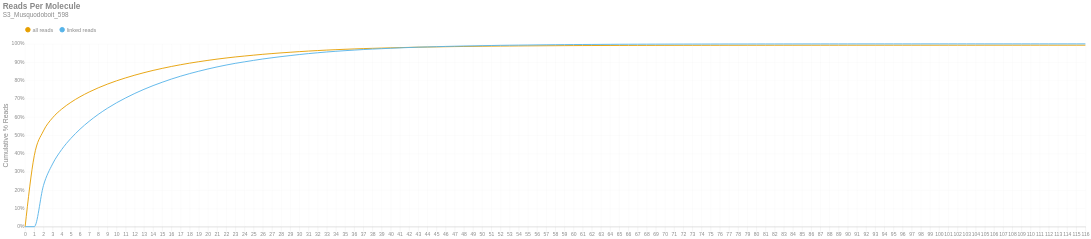

The notebook cell this image was saved under:
### Markdown cell above
### Reads per Molecule
This chart shows the cumulative distribution of the number of reads per linked molecule. That is, how many alignments are associated with a unique molecule. This excludes the number of reads associated with invalid or absent linked-read barcodes. The `linked` histogram is the percentages recalculated when disregarding singletons.

### Code cell
if SKIPLR:
    print_html(f"Skipped")
else:
    counts = np.bincount(valids['reads'].cast(pl.Int64).to_numpy())
    weighted = counts * np.arange(len(counts))
    all_perc = weighted / n_reads
    linked_perc = weighted / n_linked_reads
    linked_perc[1] = 0
    binned_df = pl.DataFrame({
        'readsper': list(range(len(counts))),
        'all reads (cumsum)': np.cumsum(all_perc).tolist(),
        'linked reads (cumsum)': np.cumsum(linked_perc).tolist(),
    })

    with SafeRender(binned_df):
        (
            density_plot(binned_df, 'Reads Per Molecule', samplename, 'readspmol')
            .encode(
                x=alt.X('readsper:O', title=None).axis(labelAngle=0).scale(padding=0),
                y=alt.Y('value:Q', title='Cumulative % Reads').axis(format='%').stack(False),
                color=alt.Color("key:N").scale(domain=["all reads", "linked reads"]),
                tooltip=[
                    alt.Tooltip("key:N", title="Data Type"),
                    alt.Tooltip("readsper:O", title="Reads Per Molecule"),
                    alt.Tooltip("value:Q", format=".2%", title="% Reads (Cum.)")
                ]            
            )
        ).display()

### Figure 1 — Vega-Lite specification as saved in the notebook (floating-point values rounded to 4 significant figures)
{"width": "container", "height": 400, "config": {"title": {"anchor": "start", "dy": -15, "fontSize": 18, "color": "#888888", "subtitleColor": "#888888", "subtitleFontSize": 14}, "arc": {"fill": "#0072B2"}, "axis": {"domainColor": "#888888", "domainWidth": 0.5, "gridWidth": 0.2, "grid": false, "titleFontWeight": 400, "titleFontSize": 15, "labelFontSize": 11, "labelColor": "#888888", "tickColor": "#888888", "tickWidth": 0.2, "titleColor": "#888888"}, "axisBand": {"grid": false}, "axisX": {"grid": true, "tickSize": 10, "domainCap": "round"}, "axisY": {"domain": false, "grid": true, "tickSize": 0, "domainCap": "round"}, "background": "transparent", "header": {"labelFontSize": 15, "labelColor": "#888888", "titleFontSize": 15, "titleFontWeight": 600, "titleColor": "#888888"}, "legend": {"labelFont": "sans-serif", "labelFontSize": 12, "labelColor": "#888888", "symbolSize": 100, "symbolType": "circle", "titleFontSize": 12, "titlePadding": 10, "titleColor": "#888888", "title": null, "orient": "top"}, "range": {"category": ["#E69F00", "#56B4E9", "#009E73", "#F0E442", "#0072B2", "#D55E00", "#CC79A7", "#000000"], "diverging": ["#cfe8f3", "#a2d4ec", "#73bfe2", "#46abdb", "#1696d2", "#12719e"]}, "area": {"fill": "#0072B2", "fillOpacity": 0.7, "line": true, "strokeOpacity": 0.7}, "line": {"color": "#0072B2", "stroke": "#0072B2", "strokeWidth": 2}, "trail": {"color": "#0072B2", "stroke": "#0072B2", "strokeWidth": 0, "size": 1}, "point": {"filled": true, "fillOpacity": 1.0, "size": 95}, "text": {"color": "#888888", "fontSize": 11, "align": "right", "fontWeight": 400, "size": 11}, "bar": {"fill": "#0072B2", "stroke": null}, "view": {"stroke": null, "continuousWidth": 660, "continuousHeight": 400}}, "data": {"name": "data-b9c7641d6c9328121eecf8566ade894a"}, "mark": {"type": "line", "interpolate": "monotone", "point": {"opacity": 0, "size": 275}}, "encoding": {"color": {"field": "key", "scale": {"domain": ["all reads", "linked reads"]}, "type": "nominal"}, "tooltip": [{"field": "key", "title": "Data Type", "type": "nominal"}, {"field": "readsper", "title": "Reads Per Molecule", "type": "ordinal"}, {"field": "value", "format": ".2%", "title": "% Reads (Cum.)", "type": "quantitative"}], "x": {"axis": {"labelAngle": 0}, "field": "readsper", "scale": {"padding": 0}, "title": null, "type": "ordinal"}, "y": {"axis": {"format": "%"}, "field": "value", "stack": false, "title": "Cumulative % Reads", "type": "quantitative"}}, "params": [{"name": "param_c36ac31b6afebe62", "select": {"type": "point", "fields": ["key"]}, "bind": "legend"}], "title": {"text": "Reads Per Molecule", "subtitle": "S3_Musquodoboit_598"}, "transform": [{"fold": ["all reads (cumsum)", "linked reads (cumsum)"]}, {"calculate": "replace(datum.key, ' (cumsum)', '')", "as": "key"}, {"filter": {"param": "param_c36ac31b6afebe62"}}], "usermeta": {"embedOptions": {"downloadFileName": "S3_Musquodoboit_598.readspmol"}}, "$schema": "https://vega.github.io/schema/vega-lite/v6.1.0.json", "datasets": {"data-b9c7641d6c9328121eecf8566ade894a": [{"readsper": 0, "all reads (cumsum)": 0.0, "linked reads (cumsum)": 0.0}, {"readsper": 1, "all reads (cumsum)": 0.388, "linked reads (cumsum)": 0.0}, {"readsper": 2, "all reads (cumsum)": 0.5237, "linked reads (cumsum)": 0.2243}, {"readsper": 3, "all reads (cumsum)": 0.5954, "linked reads (cumsum)": 0.3429}, {"readsper": 4, "all reads (cumsum)": 0.6433, "linked reads (cumsum)": 0.422}, {"readsper": 5, "all reads (cumsum)": 0.68, "linked reads (cumsum)": 0.4827}, {"readsper": 6, "all reads (cumsum)": 0.7104, "linked reads (cumsum)": 0.5331}, {"readsper": 7, "all reads (cumsum)": 0.7365, "linked reads (cumsum)": 0.5763}, {"readsper": 8, "all reads (cumsum)": 0.7595, "linked reads (cumsum)": 0.6142}, {"readsper": 9, "all reads (cumsum)": 0.7798, "linked reads (cumsum)": 0.6477}, {"readsper": 10, "all reads (cumsum)": 0.7979, "linked reads (cumsum)": 0.6777}, {"readsper": 11, "all reads (cumsum)": 0.814, "linked reads (cumsum)": 0.7044}, {"readsper": 12, "all reads (cumsum)": 0.8289, "linked reads (cumsum)": 0.729}, {"readsper": 13, "all reads (cumsum)": 0.8424, "linked reads (cumsum)": 0.7512}, {"readsper": 14, "all reads (cumsum)": 0.8548, "linked reads (cumsum)": 0.7717}, {"readsper": 15, "all reads (cumsum)": 0.8659, "linked reads (cumsum)": 0.7901}, {"readsper": 16, "all reads (cumsum)": 0.8764, "linked reads (cumsum)": 0.8074}, {"readsper": 17, "all reads (cumsum)": 0.8858, "linked reads (cumsum)": 0.8231}, {"readsper": 18, "all reads (cumsum)": 0.8945, "linked reads (cumsum)": 0.8375}, {"readsper": 19, "all reads (cumsum)": 0.9024, "linked reads (cumsum)": 0.8505}, {"readsper": 20, "all reads (cumsum)": 0.9098, "linked reads (cumsum)": 0.8627}, {"readsper": 21, "all reads (cumsum)": 0.9166, "linked reads (cumsum)": 0.8739}, {"readsper": 22, "all reads (cumsum)": 0.9228, "linked reads (cumsum)": 0.8842}, {"readsper": 23, "all reads (cumsum)": 0.9285, "linked reads (cumsum)": 0.8936}, {"readsper": 24, "all reads (cumsum)": 0.9334, "linked reads (cumsum)": 0.9018}, {"readsper": 25, "all reads (cumsum)": 0.9382, "linked reads (cumsum)": 0.9097}, {"readsper": 26, "all reads (cumsum)": 0.9428, "linked reads (cumsum)": 0.9173}, {"readsper": 27, "all reads (cumsum)": 0.9468, "linked reads (cumsum)": 0.924}, {"readsper": 28, "all reads (cumsum)": 0.9507, "linked reads (cumsum)": 0.9303}, {"readsper": 29, "all reads (cumsum)": 0.9541, "linked reads (cumsum)": 0.936}, {"readsper": 30, "all reads (cumsum)": 0.9575, "linked reads (cumsum)": 0.9416}, {"readsper": 31, "all reads (cumsum)": 0.9606, "linked reads (cumsum)": 0.9467}, {"readsper": 32, "all reads (cumsum)": 0.9634, "linked reads (cumsum)": 0.9514}, {"readsper": 33, "all reads (cumsum)": 0.966, "linked reads (cumsum)": 0.9557}, {"readsper": 34, "all reads (cumsum)": 0.9683, "linked reads (cumsum)": 0.9594}, {"readsper": 35, "all reads (cumsum)": 0.9704, "linked reads (cumsum)": 0.9628}, {"readsper": 36, "all reads (cumsum)": 0.9722, "linked reads (cumsum)": 0.9659}, {"readsper": 37, "all reads (cumsum)": 0.9741, "linked reads (cumsum)": 0.969}, {"readsper": 38, "all reads (cumsum)": 0.9756, "linked reads (cumsum)": 0.9715}, {"readsper": 39, "all reads (cumsum)": 0.9769, "linked reads (cumsum)": 0.9737}, {"readsper": 40, "all reads (cumsum)": 0.9783, "linked reads (cumsum)": 0.976}, {"readsper": 41, "all reads (cumsum)": 0.9796, "linked reads (cumsum)": 0.9781}, {"readsper": 42, "all reads (cumsum)": 0.9808, "linked reads (cumsum)": 0.9801}, {"readsper": 43, "all reads (cumsum)": 0.9819, "linked reads (cumsum)": 0.9819}, {"readsper": 44, "all reads (cumsum)": 0.9827, "linked reads (cumsum)": 0.9832}, {"readsper": 45, "all reads (cumsum)": 0.9835, "linked reads (cumsum)": 0.9846}, {"readsper": 46, "all reads (cumsum)": 0.9844, "linked reads (cumsum)": 0.986}, {"readsper": 47, "all reads (cumsum)": 0.9851, "linked reads (cumsum)": 0.9872}, {"readsper": 48, "all reads (cumsum)": 0.9858, "linked reads (cumsum)": 0.9883}, {"readsper": 49, "all reads (cumsum)": 0.9863, "linked reads (cumsum)": 0.9891}, {"readsper": 50, "all reads (cumsum)": 0.9869, "linked reads (cumsum)": 0.9902}, {"readsper": 51, "all reads (cumsum)": 0.9875, "linked reads (cumsum)": 0.9911}, {"readsper": 52, "all reads (cumsum)": 0.988, "linked reads (cumsum)": 0.992}, {"readsper": 53, "all reads (cumsum)": 0.9884, "linked reads (cumsum)": 0.9926}, {"readsper": 54, "all reads (cumsum)": 0.9887, "linked reads (cumsum)": 0.9932}, {"readsper": 55, "all reads (cumsum)": 0.989, "linked reads (cumsum)": 0.9937}, {"readsper": 56, "all reads (cumsum)": 0.9895, "linked reads (cumsum)": 0.9944}, {"readsper": 57, "all reads (cumsum)": 0.9898, "linked reads (cumsum)": 0.9949}, {"readsper": 58, "all reads (cumsum)": 0.9901, "linked reads (cumsum)": 0.9954}, {"readsper": 59, "all reads (cumsum)": 0.9903, "linked reads (cumsum)": 0.9959}, {"readsper": 60, "all reads (cumsum)": 0.9906, "linked reads (cumsum)": 0.9963}, {"readsper": 61, "all reads (cumsum)": 0.9908, "linked reads (cumsum)": 0.9966}, {"readsper": 62, "all reads (cumsum)": 0.991, "linked reads (cumsum)": 0.9969}, {"readsper": 63, "all reads (cumsum)": 0.9912, "linked reads (cumsum)": 0.9972}, {"readsper": 64, "all reads (cumsum)": 0.9913, "linked reads (cumsum)": 0.9975}, {"readsper": 65, "all reads (cumsum)": 0.9915, "linked reads (cumsum)": 0.9978}, {"readsper": 66, "all reads (cumsum)": 0.9916, "linked reads (cumsum)": 0.998}, {"readsper": 67, "all reads (cumsum)": 0.9917, "linked reads (cumsum)": 0.9981}, {"readsper": 68, "all reads (cumsum)": 0.9918, "linked reads (cumsum)": 0.9983}, {"readsper": 69, "all reads (cumsum)": 0.9919, "linked reads (cumsum)": 0.9985}, {"readsper": 70, "all reads (cumsum)": 0.992, "linked reads (cumsum)": 0.9986}, {"readsper": 71, "all reads (cumsum)": 0.9921, "linked reads (cumsum)": 0.9987}, {"readsper": 72, "all reads (cumsum)": 0.9921, "linked reads (cumsum)": 0.9988}, {"readsper": 73, "all reads (cumsum)": 0.9922, "linked reads (cumsum)": 0.9989}, {"readsper": 74, "all reads (cumsum)": 0.9923, "linked reads (cumsum)": 0.999}, {"readsper": 75, "all reads (cumsum)": 0.9923, "linked reads (cumsum)": 0.9991}, {"readsper": 76, "all reads (cumsum)": 0.9923, "linked reads (cumsum)": 0.9991}, {"readsper": 77, "all reads (cumsum)": 0.9924, "linked reads (cumsum)": 0.9993}, {"readsper": 78, "all reads (cumsum)": 0.9924, "linked reads (cumsum)": 0.9993}, {"readsper": 79, "all reads (cumsum)": 0.9925, "linked reads (cumsum)": 0.9994}, {"readsper": 80, "all reads (cumsum)": 0.9925, "linked reads (cumsum)": 0.9994}, {"readsper": 81, "all reads (cumsum)": 0.9925, "linked reads (cumsum)": 0.9995}, {"readsper": 82, "all reads (cumsum)": 0.9926, "linked reads (cumsum)": 0.9995}, {"readsper": 83, "all reads (cumsum)": 0.9926, "linked reads (cumsum)": 0.9996}, {"readsper": 84, "all reads (cumsum)": 0.9926, "linked reads (cumsum)": 0.9996}, {"readsper": 85, "all reads (cumsum)": 0.9926, "linked reads (cumsum)": 0.9997}, {"readsper": 86, "all reads (cumsum)": 0.9927, "linked reads (cumsum)": 0.9997}, {"readsper": 87, "all reads (cumsum)": 0.9927, "linked reads (cumsum)": 0.9997}, {"readsper": 88, "all reads (cumsum)": 0.9927, "linked reads (cumsum)": 0.9998}, {"readsper": 89, "all reads (cumsum)": 0.9927, "linked reads (cumsum)": 0.9998}, {"readsper": 90, "all reads (cumsum)": 0.9927, "linked reads (cumsum)": 0.9998}, {"readsper": 91, "all reads (cumsum)": 0.9927, "linked reads (cumsum)": 0.9998}, {"readsper": 92, "all reads (cumsum)": 0.9927, "linked reads (cumsum)": 0.9998}, {"readsper": 93, "all reads (cumsum)": 0.9928, "linked reads (cumsum)": 0.9999}, {"readsper": 94, "all reads (cumsum)": 0.9928, "linked reads (cumsum)": 0.9999}, {"readsper": 95, "all reads (cumsum)": 0.9928, "linked reads (cumsum)": 0.9999}, {"readsper": 96, "all reads (cumsum)": 0.9928, "linked reads (cumsum)": 0.9999}, {"readsper": 97, "all reads (cumsum)": 0.9928, "linked reads (cumsum)": 0.9999}, {"readsper": 98, "all reads (cumsum)": 0.9928, "linked reads (cumsum)": 0.9999}, {"readsper": 99, "all reads (cumsum)": 0.9928, "linked reads (cumsum)": 0.9999}, {"readsper": 100, "all reads (cumsum)": 0.9928, "linked reads (cumsum)": 0.9999}, {"readsper": 101, "all reads (cumsum)": 0.9928, "linked reads (cumsum)": 0.9999}, {"readsper": 102, "all reads (cumsum)": 0.9928, "linked reads (cumsum)": 0.9999}, {"readsper": 103, "all reads (cumsum)": 0.9928, "linked reads (cumsum)": 0.9999}, {"readsper": 104, "all reads (cumsum)": 0.9928, "linked reads (cumsum)": 0.9999}, {"readsper": 105, "all reads (cumsum)": 0.9928, "linked reads (cumsum)": 0.9999}, {"readsper": 106, "all reads (cumsum)": 0.9928, "linked reads (cumsum)": 1.0}, {"readsper": 107, "all reads (cumsum)": 0.9928, "linked reads (cumsum)": 1.0}, {"readsper": 108, "all reads (cumsum)": 0.9928, "linked reads (cumsum)": 1.0}, {"readsper": 109, "all reads (cumsum)": 0.9928, "linked reads (cumsum)": 1.0}, {"readsper": 110, "all reads (cumsum)": 0.9928, "linked reads (cumsum)": 1.0}, {"readsper": 111, "all reads (cumsum)": 0.9928, "linked reads (cumsum)": 1.0}, {"readsper": 112, "all reads (cumsum)": 0.9928, "linked reads (cumsum)": 1.0}, {"readsper": 113, "all reads (cumsum)": 0.9928, "linked reads (cumsum)": 1.0}, {"readsper": 114, "all reads (cumsum)": 0.9928, "linked reads (cumsum)": 1.0}, {"readsper": 115, "all reads (cumsum)": 0.9928, "linked reads (cumsum)": 1.0}, {"readsper": 116, "all reads (cumsum)": 0.9928, "linked reads (cumsum)": 1.0}]}}
